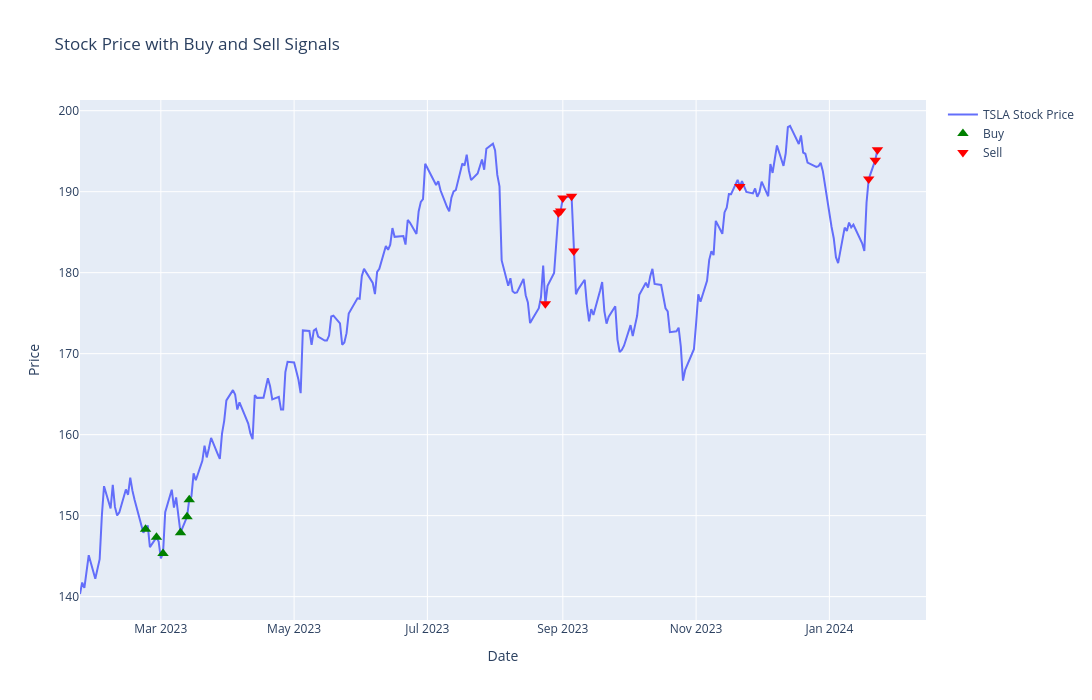

The notebook cell this image was saved under:
### Code cell
fig = go.Figure()
fig.add_trace(go.Scatter(x=np.array(date_test).flatten(), y=stock_data["Adj Close"].iloc[test_index:], mode='lines', name='TSLA Stock Price'))

# Buy and sell signals
buy_signals = signals[signals['Signal'] == 1]
sell_signals = signals[signals['Signal'] == 0]

# Ensure that buy and sell prices are aligned with the signals by matching on the 'Date' column
buy_prices = stock_data[stock_data['Date'].isin(buy_signals['Date'])]["Adj Close"]
sell_prices = stock_data[stock_data['Date'].isin(sell_signals['Date'])]["Adj Close"]

# Plot buy signals
fig.add_trace(go.Scatter(
    x=buy_signals['Date'], 
    y=buy_prices, 
    mode='markers', 
    name='Buy', 
    marker=dict(color='green', size=10, symbol='triangle-up')
))

# Plot sell signals
fig.add_trace(go.Scatter(
    x=sell_signals['Date'], 
    y=sell_prices, 
    mode='markers', 
    name='Sell', 
    marker=dict(color='red', size=10, symbol='triangle-down')
))

# Update layout
fig.update_layout(
    title='Stock Price with Buy and Sell Signals',
    xaxis_title='Date',
    yaxis_title='Price',
    xaxis_rangeslider_visible=False,
    height = 700,
    width=1280
)

# Show the plot
pyo.iplot(fig)

### Figure 1 — Plotly figure (JSON) as saved in the notebook; plotly's stock layout.template omitted (floating-point values rounded to 4 significant figures; data arrays with more than 128 entries replaced by an {"elided": "..."} marker saying what was removed)
{"data": [{"mode": "lines", "name": "TSLA Stock Price", "type": "scatter", "x": {"elided": "252 str values"}, "y": {"elided": "252 float values"}}, {"marker": {"color": "green", "size": 10, "symbol": "triangle-up"}, "mode": "markers", "name": "Buy", "type": "scatter", "x": ["2023-02-22", "2023-02-27", "2023-03-02", "2023-03-10", "2023-03-13", "2023-03-14"], "y": [148.3, 147.3, 145.3, 147.9, 149.9, 152.0]}, {"marker": {"color": "red", "size": 10, "symbol": "triangle-down"}, "mode": "markers", "name": "Sell", "type": "scatter", "x": ["2023-08-24", "2023-08-30", "2023-08-31", "2023-09-01", "2023-09-05", "2023-09-06", "2023-11-21", "2024-01-19", "2024-01-22", "2024-01-23"], "y": [176.1, 187.4, 187.6, 189.2, 189.5, 182.7, 190.6, 191.6, 193.9, 195.2]}], "layout": {"height": 700, "title": {"text": "Stock Price with Buy and Sell Signals"}, "width": 1280, "xaxis": {"rangeslider": {"visible": false}, "title": {"text": "Date"}}, "yaxis": {"title": {"text": "Price"}}}}
